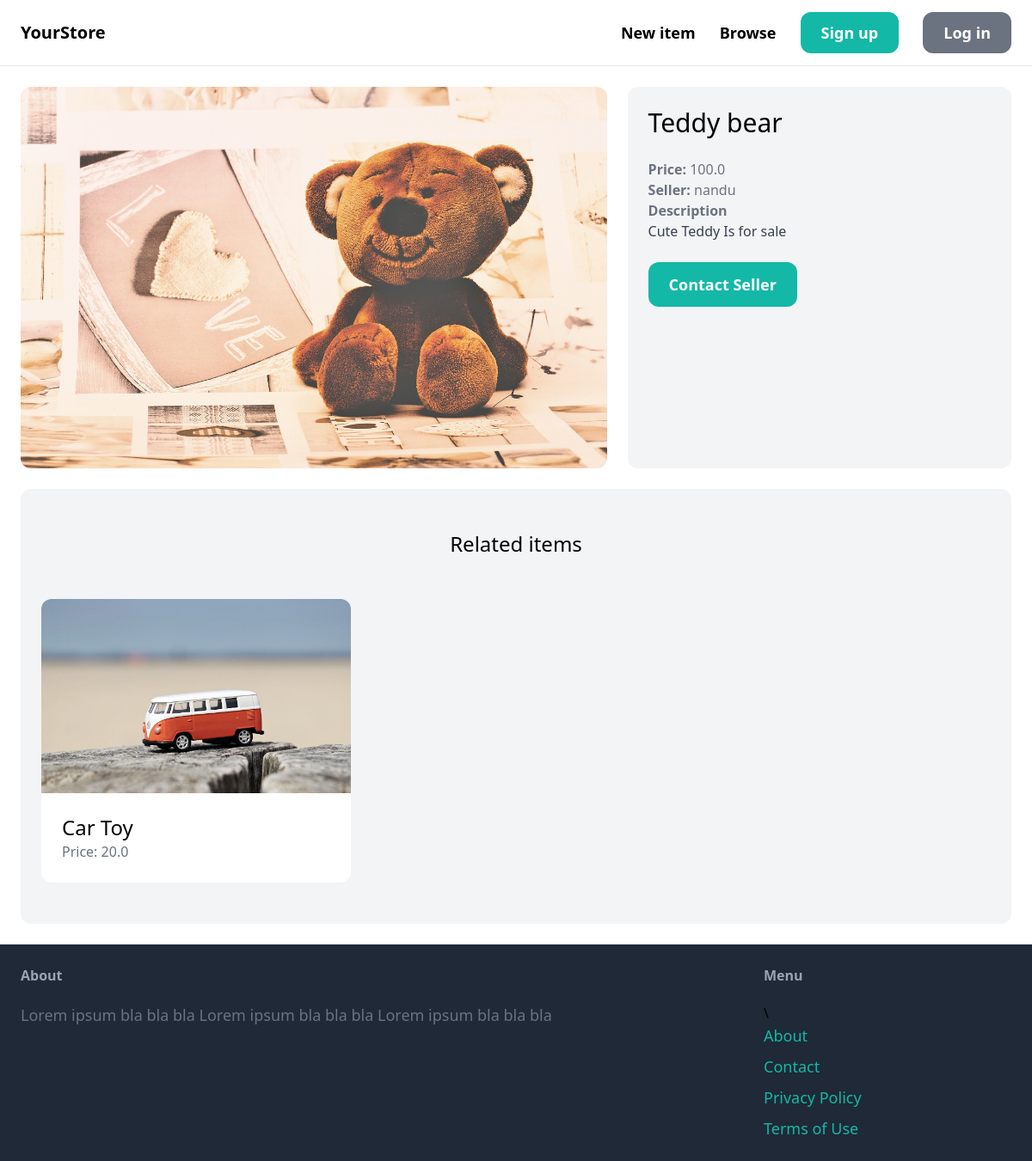
Page /items/1/ on the committed database.
### item/models.py (models this page shows, shortened)
class Item(models.Model):
    category = models.ForeignKey(Category, related_name='items', on_delete=models.CASCADE)
    name = models.CharField(max_length = 255)
    description = models.TextField(blank=True, null=True)
    price = models.FloatField()
    image = models.ImageField(upload_to='item_images', blank=True, null=True)
    is_sold = models.BooleanField(default=False)
    created_by = models.ForeignKey(User, related_name='items', on_delete=models.CASCADE)
    created_at = models.DateTimeField(auto_now_add=True)

### item/views.py (the view)
# urls.py: path('<int:pk>/', views.detail, name='detail')
def detail(request, pk):
    item = get_object_or_404(Item, pk=pk)
    related_items = Item.objects.filter(category=item.category, is_sold=False).exclude(pk=pk)[0:3]
    return render(request, 'detail.html', {
        'item' : item,
        'related_items' : related_items
    })

### item/templates/detail.html (shortened to what this page needs)
{% extends 'base.html' %}
{% block content %}
<div class="grid grid-cols-5 gap-6">
    <div class="col-span-3">
        <img src="{{ item.image.url }}" class="rounded-xl">
    </div>
    <div class="col-span-2 p-6 bg-gray-100 rounded-xl">
        <h1 class="mb-6 text-3xl">{{ item.name }}</h1>
        <p class="text-gray-500"><strong>Price: </strong>{{ item.price }}</p>
        <p class="text-gray-500"><strong>Seller: </strong>{{ item.created_by.username }}</p>
        {% if item.description %}
            <p class="text-gray-700">
                <strong class="text-gray-500">Description</strong><br>
                {{ item.description }}
            </p>
        {% endif %}
        <a href="#" class="inline-block mt-6 px-6 py-3 text-lg font-semibold bg-teal-500 text-white rounded-xl hover:bg-teal-700">Contact Seller</a>
    </div>
</div>
<div class="mt-6 px-6 py-12 bg-gray-100 rounded-xl">
    <h2 class="mb-12 text-2xl text-center">Related items</h2>
    <div class="grid grid-cols-3 gap-3">
        {% for item in related_items %}
            <div>
                <a href="{% url 'item:detail' item.id %}">
                    <div>
                        <img src="{{ item.image.url }}" class="rounded-t-xl">
                    </div>
                    <div class="p-6 bg-white rounded-b-xl">
                        <h2 class="text-2xl">{{ item.name }}</h2>
                        <p class="text-gray-500">Price: {{ item.price }}</p>
                    </div>
                </a>
            </div>
        {% endfor %}
    </div>
</div>
{% endblock %}

### rows in the picture
Item: image (picture), name "Teddy bear", price "100.0", created_by.username "nandu", description "Cute Teddy Is for sale"
Item: image (picture), name "Car Toy", price "20.0"
